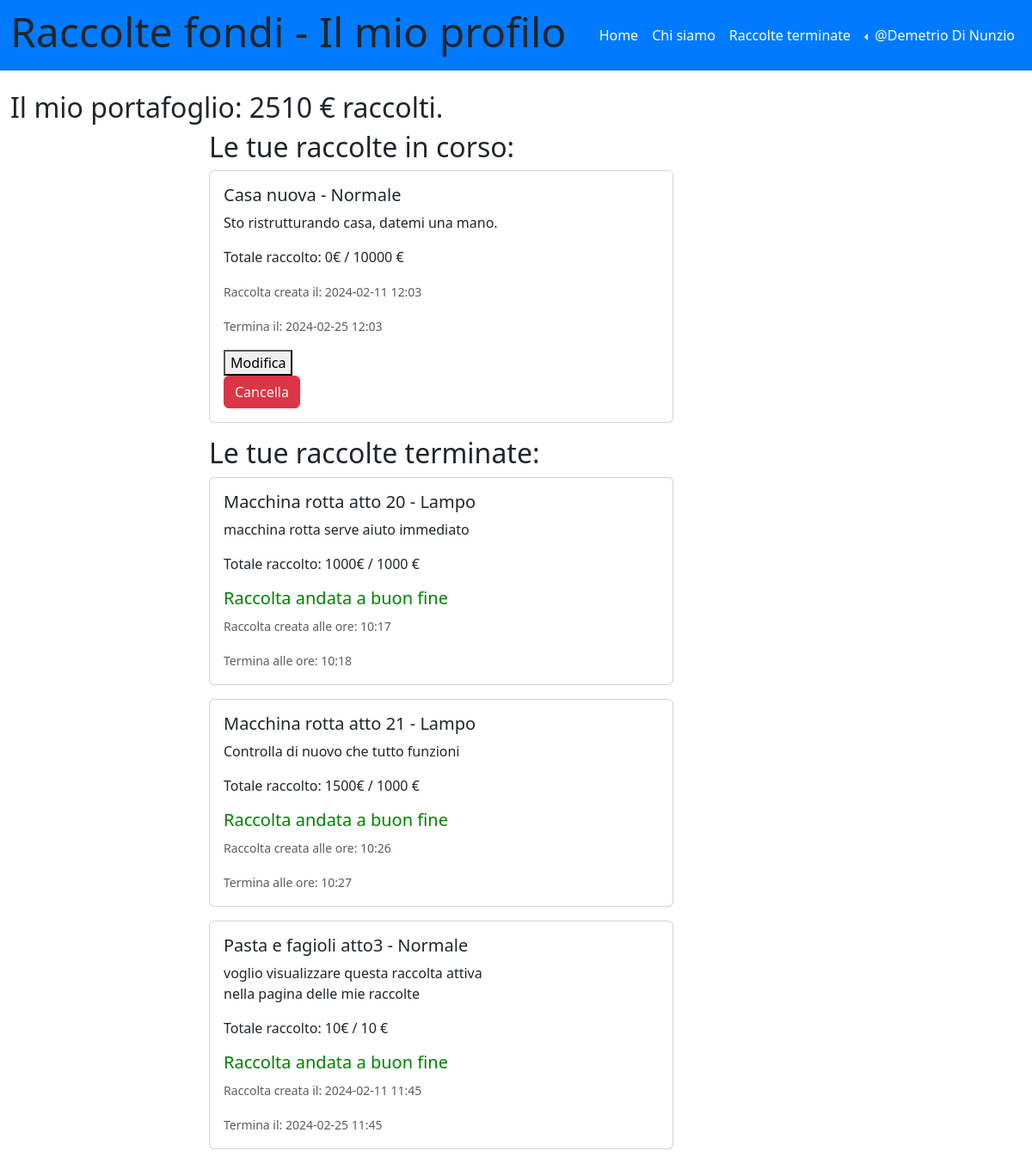
Page /le_mie_raccolte (signed in) on the earlier database version.
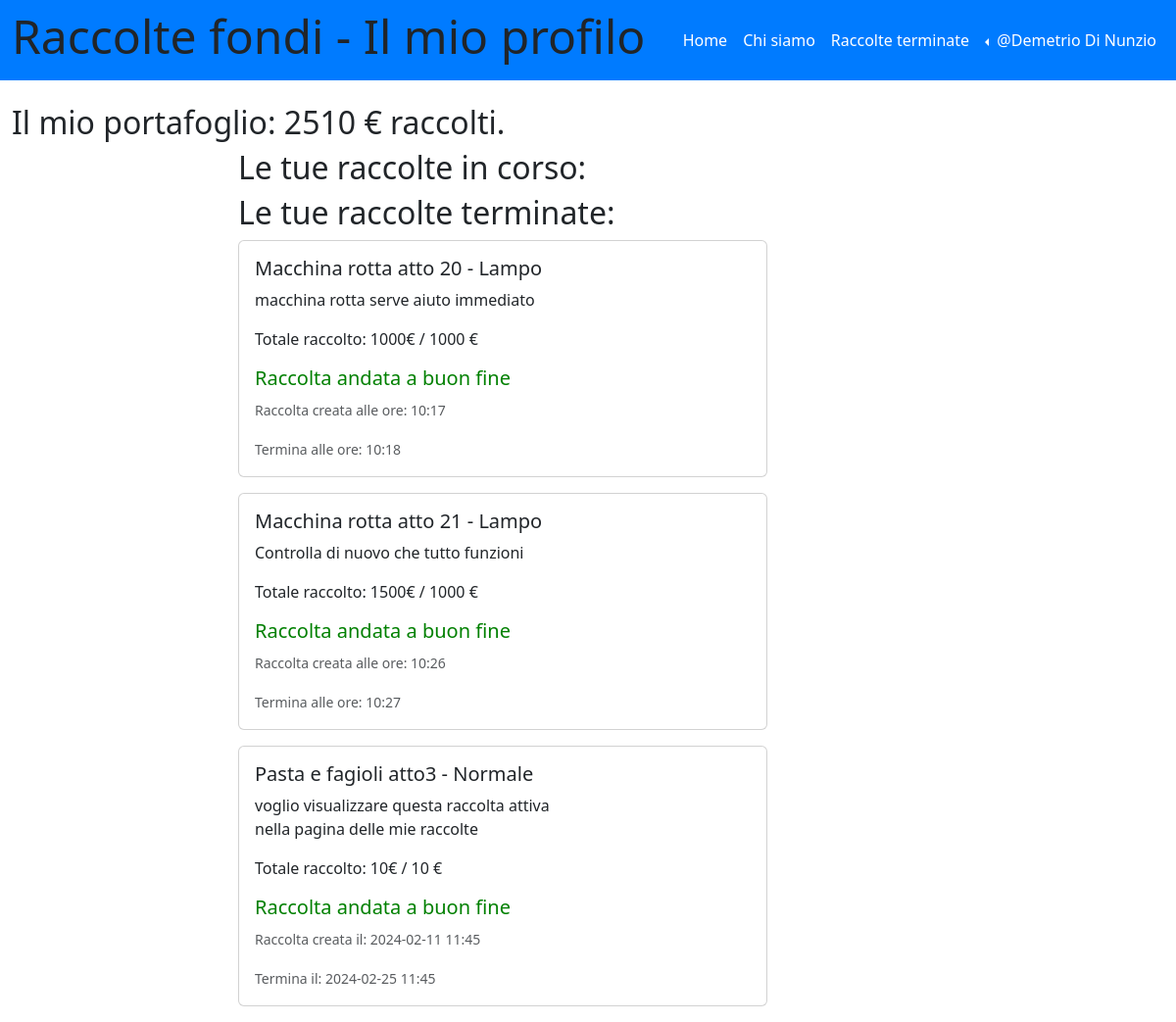
Same page on the later database version.
### tables this page shows
CREATE TABLE "raccolte" (
	"id_raccolta"	INTEGER NOT NULL UNIQUE ,
	"nome_raccolta"	TEXT NOT NULL,
	"descrizione"	TEXT,
	"immagine"	TEXT,
	"data_creazione"	TEXT,
	"data_termine"	TEXT,
	"cifra_attuale"	NUMERIC,
	"cifra_da_raggiungere"	NUMERIC,
	"tipo_raccolta"	TEXT,
	"organizzatore_raccolta"	INTEGER,
	"importo_minimo"	NUMERIC,
	"status"	TEXT DEFAULT 'attiva',
	"aggiornata"	TEXT DEFAULT 'no',
	PRIMARY KEY("id_raccolta" AUTOINCREMENT),
	FOREIGN KEY("organizzatore_raccolta") REFERENCES "utenti"("id_utente")
);

### app.py (the view)
@app.route('/le_mie_raccolte')
@login_required
def le_mie_raccolte():
    id_utente = current_user.id_utente
    raccolte_utente_db = raccolte_dao.get_raccolta_by_id_utente(id_utente)
    return render_template('le_mie_raccolte.html', raccolte_utente = raccolte_utente_db)

### app.py (called while the page is built)
@app.before_request
def update_before_request():
    app.logger.info('Inizio update_status_e_portafoglio')
    try:
        raccolte_dao.update_status_e_portafoglio()
        app.logger.info('Fine update_status_e_portafoglio')
    except Exception as e:
        print('Error during update:', str(e))

@login_manager.user_loader
def load_user(user_id):
    db_user = utenti_dao.get_user_by_id(user_id)
    if db_user is not None:
        user = User(id_utente=db_user['id_utente'], nome=db_user['nome'], cognome=db_user['cognome'], email=db_user['email'], password=db_user['password'], immagine_utente=db_user['immagine_utente'], portafoglio=db_user['portafoglio'])
    else:
        user = None
    return user

### raccolte_dao.py (called while the page is built)
def get_raccolta_by_id_utente(id_utente):
    conn = sqlite3.connect('db/raccolte_fondi.db')
    conn.row_factory = sqlite3.Row
    cursor = conn.cursor()
    sql = 'SELECT * FROM raccolte WHERE raccolte.organizzatore_raccolta = ?'
    cursor.execute(sql, (id_utente,))
    raccolte_utente = cursor.fetchall()
    cursor.close()
    conn.close()
    return raccolte_utente

### templates/le_mie_raccolte.html (shortened to what the changed rows need)
{% extends "base.html" %}
{% block page_name%}Il mio profilo{%endblock%}
{% block content %}
<h2>Il mio portafoglio: {{ current_user.portafoglio }} € raccolti.</h2>
<main class="col-lg-9 col-md-12">
    <div class="container">
        <div class="row">
            <div class="col-9">
                <h2>Le tue raccolte in corso:</h2>
                {% for raccolta in raccolte_utente %}
                    {% if raccolta.status == "attiva" %}
                        <div class="card mb-3" style="max-width: 540px;">
                            <div class="row g-0">
                                <div class="col-md-8">
                                    <div class="card-body">
                                        <h5 class="card-title">
                                            {{ raccolta.nome_raccolta | e }}
                                            - {% if raccolta.tipo_raccolta == 'lampo' %} Lampo
                                            {% else %} Normale
                                            {% endif %}
                                        </h5>
                                        <p class="card-text">{{ raccolta.descrizione }}</p>
                                        <p class="card-text">Totale raccolto: {{ raccolta.cifra_attuale }}€ / {{ raccolta.cifra_da_raggiungere }} €</p>
                                        {% if raccolta.tipo_raccolta == 'lampo' %}
                                            <p class="card-text"><small class="text-muted">Raccolta creata alle ore: {{ raccolta.data_creazione.split(' ')[1] }}</small></p>
                                            <p class="card-text"><small class="text-muted">Termina alle ore: {{ raccolta.data_termine.split(' ')[1] }}</small></p>
                                        {% else %}
                                            <p class="card-text"><small class="text-muted">Raccolta creata il: {{ raccolta.data_creazione }}</small></p>
                                            <p class="card-text"><small class="text-muted">Termina il: {{ raccolta.data_termine }}</small></p>
                                        {% endif %}
<button type="button"  data-bs-toggle="modal" data-bs-target="#createModal">
    Modifica
  </button>
<form action="{{ url_for('cancella_raccolta', id_raccolta=raccolta.id_raccolta) }}" method="POST" onsubmit="return confirm('Sei sicuro di voler cancellare questa raccolta?');">
    <button type="submit" class="btn btn-danger">Cancella</button>
</form>
                    </div>
                </div>
            </div>
        </div>
    {% endif %}
{% endfor %}
                <h2>Le tue raccolte terminate:</h2>
                {% for raccolta in raccolte_utente %}
                    {% if raccolta.status == "terminata" %}
                        <div class="card mb-3" style="max-width: 540px;">
                            <div class="row g-0">
                                <div class="col-md-8">
                                    <div class="card-body">
                                        <h5 class="card-title">
                                            {{ raccolta.nome_raccolta | e }}
                                            - {% if raccolta.tipo_raccolta == 'lampo' %} Lampo
                                            {% else %} Normale
                                            {% endif %}
                                        </h5>
                                        <p class="card-text">{{ raccolta.descrizione }}</p>
                                        <p class="card-text">Totale raccolto: {{ raccolta.cifra_attuale }}€ / {{ raccolta.cifra_da_raggiungere }} €</p>
                                        {% if raccolta.cifra_attuale >= raccolta.cifra_da_raggiungere %}
                                        <h5 class="raccolte_terminate_successo">Raccolta andata a buon fine</h5>
                                         {%  else %}
                                        <h5 class="raccolte_terminate_fallita">La raccolta non ha raggiunto l'obiettivo</h5>
                                        {% endif %}
                                        {% if raccolta.tipo_raccolta == 'lampo' %}
                                            <p class="card-text"><small class="text-muted">Raccolta creata alle ore: {{ raccolta.data_creazione.split(' ')[1] }}</small></p>
                                            <p class="card-text"><small class="text-muted">Termina alle ore: {{ raccolta.data_termine.split(' ')[1] }}</small></p>
                                        {% else %}
                                            <p class="card-text"><small class="text-muted">Raccolta creata il: {{ raccolta.data_creazione }}</small></p>
                                            <p class="card-text"><small class="text-muted">Termina il: {{ raccolta.data_termine }}</small></p>
                                        {% endif %}
                                    </div>
                                </div>
                            </div>
                        </div>
                    {% endif %}
                {% endfor %}
            </div>
        </div>
    </div>
</main>
{% endblock %}

Differences in the rows shown:
removed raccolte: nome_raccolta "Casa nuova", tipo_raccolta "Normale", descrizione "Sto ristrutturando casa, datemi una mano.", cifra_attuale "0", cifra_da_raggiungere "10000", data_creazione "2024-02-11 12:03", data_termine "2024-02-25 12:03", shown under "Le tue raccolte in corso:"
